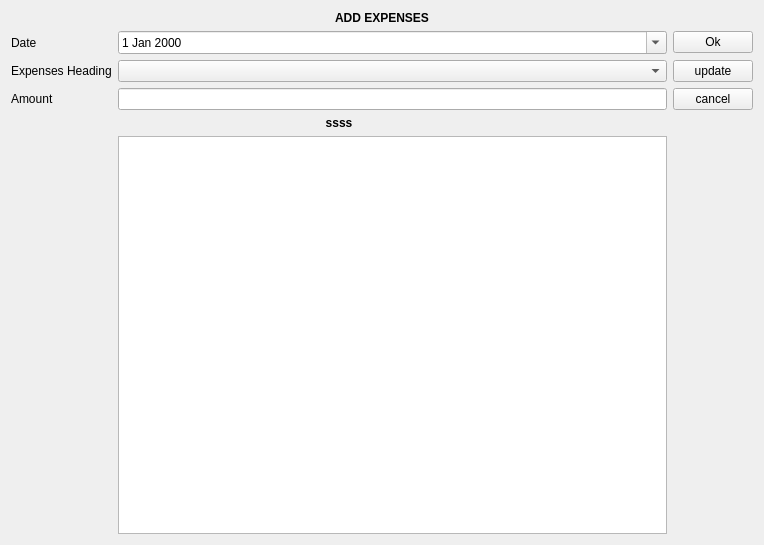
<?xml version="1.0" encoding="UTF-8"?>
<ui version="4.0">
 <class>addexpenses</class>
 <widget class="QWidget" name="addexpenses">
  <property name="geometry">
   <rect>
    <x>0</x>
    <y>0</y>
    <width>764</width>
    <height>545</height>
   </rect>
  </property>
  <property name="windowTitle">
   <string>Form</string>
  </property>
  <layout class="QVBoxLayout" name="verticalLayout">
   <item>
    <widget class="QLabel" name="label">
     <property name="text">
      <string>&lt;html&gt;&lt;head/&gt;&lt;body&gt;&lt;p align=&quot;center&quot;&gt;&lt;span style=&quot; font-weight:600;&quot;&gt;ADD EXPENSES&lt;/span&gt;&lt;/p&gt;&lt;/body&gt;&lt;/html&gt;</string>
     </property>
    </widget>
   </item>
   <item>
    <layout class="QGridLayout" name="gridLayout">
     <item row="0" column="0">
      <widget class="QLabel" name="label_3">
       <property name="text">
        <string>Date</string>
       </property>
      </widget>
     </item>
     <item row="0" column="1">
      <widget class="QDateEdit" name="date">
       <property name="calendarPopup">
        <bool>true</bool>
       </property>
      </widget>
     </item>
     <item row="0" column="2">
      <widget class="QPushButton" name="pushButton">
       <property name="text">
        <string>Ok</string>
       </property>
      </widget>
     </item>
     <item row="1" column="0">
      <widget class="QLabel" name="label_2">
       <property name="text">
        <string>Expenses Heading</string>
       </property>
      </widget>
     </item>
     <item row="1" column="1">
      <widget class="QComboBox" name="expenses"/>
     </item>
     <item row="2" column="0">
      <widget class="QLabel" name="label_4">
       <property name="text">
        <string>Amount</string>
       </property>
      </widget>
     </item>
     <item row="2" column="1">
      <widget class="QLineEdit" name="price"/>
     </item>
     <item row="4" column="1">
      <widget class="QTableView" name="tableView"/>
     </item>
     <item row="2" column="2">
      <widget class="QPushButton" name="pushButton_3">
       <property name="text">
        <string>cancel</string>
       </property>
      </widget>
     </item>
     <item row="1" column="2">
      <widget class="QPushButton" name="pushButton_2">
       <property name="text">
        <string>update</string>
       </property>
      </widget>
     </item>
     <item row="3" column="0" colspan="2">
      <widget class="QLabel" name="message">
       <property name="text">
        <string>&lt;html&gt;&lt;head/&gt;&lt;body&gt;&lt;p align=&quot;center&quot;&gt;&lt;span style=&quot; font-weight:600;&quot;&gt;ssss&lt;/span&gt;&lt;/p&gt;&lt;/body&gt;&lt;/html&gt;</string>
       </property>
      </widget>
     </item>
    </layout>
   </item>
  </layout>
 </widget>
 <resources/>
 <connections/>
</ui>
